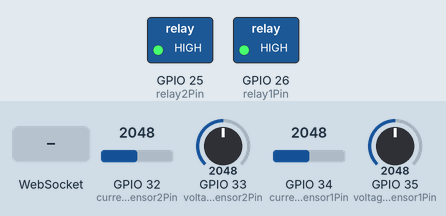
Recording of a sketch running on a simulated ESP32. Shown: switched loads named in the sketch (green lamp = pin HIGH). The inputs (shaded band) are chosen by the test bench; at power-on: GPIO 32 (currentSensor2Pin) = 2048, GPIO 33 (voltageSensor2Pin) = 2048, GPIO 34 (currentSensor1Pin) = 2048, GPIO 35 (voltageSensor1Pin) = 2048. WiFi joins after 1.5 s; servers stay silent unless stated; what the sketch prints to the serial monitor is not drawn.

Above: at 2.7 s.
2.8 s: WebSocket text "activateRelays:" received
At 3.8 s:
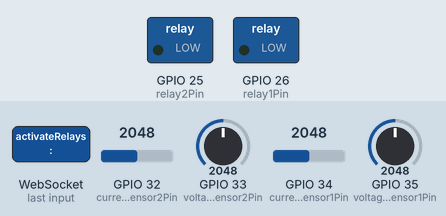
Timing chart, 0 to 5.8 s (numbered marks = the images above; inputs shaded):
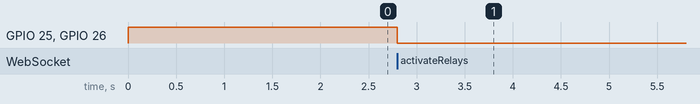

The sketch:

Web_Server_2.ino
```cpp
#include <Arduino.h>
#include <WiFi.h>
#include <WebSocketsServer.h>
#include <ArduinoJson.h>

const char* ssid = "DWIT-Hotspot";
const char* password = "@DWZone-hotspot1";

WebSocketsServer webSocketServer = WebSocketsServer(81); // Initialize WebSocket server on port 81

// Relay pin definitions
const int relay1Pin = 26;
const int relay2Pin = 25;
const int relay3Pin = 21;
const int relay4Pin = 19;

// Voltage and current sensor pins for each pair
const int voltageSensor1Pin = 35;
const int currentSensor1Pin = 34;
const int voltageSensor2Pin = 33;
const int currentSensor2Pin = 32;

// Power measurement variables
float voltage1, voltage2;
float current1, current2;

// Read voltage from sensor 1
float readVoltage1() {
  float sensorValue = analogRead(voltageSensor1Pin);
  return sensorValue * (3.3 / 3830) * 5; // Assuming 5V reference voltage
}

// Read voltage from sensor 2
float readVoltage2() {
  int sensorValue = analogRead(voltageSensor2Pin);
  return sensorValue * (3.3 / 3830) * 5; // Assuming 5V reference voltage
}

// Read current from sensor 1
float readCurrent1() {
  int sensorValue = analogRead(currentSensor1Pin);
  return sensorValue * (3.3 / 4096); // Assuming 0.01V per ampere sensitivity
}

// Read current from sensor 2
float readCurrent2() {
  int sensorValue = analogRead(currentSensor2Pin);
  return sensorValue * (3.3 / 4096); // Assuming 0.01V per ampere sensitivity
}

// Get Power and return JSON object
String getPowerMeasurements() {
  DynamicJsonDocument doc(1024);

  // Read voltage and current for each user and add to userData object
  JsonObject user1Data = doc.createNestedObject("User1");
  user1Data["voltagereading"] = readVoltage1();
  user1Data["currentReading"] = readCurrent1();

  JsonObject user2Data = doc.createNestedObject("User2");
  user2Data["voltagereading"] = readVoltage2();
  user2Data["currentReading"] = readCurrent2();

  String output;
  serializeJson(doc, output);
  return output;
}

void handleWebSocketEvent(uint8_t num, WStype_t type, uint8_t * payload, size_t length) {
  switch (type) {
    case WStype_DISCONNECTED:
      Serial.printf("[%u] Disconnected!\n", num);
      break;
    case WStype_CONNECTED:
      {
        IPAddress ip = webSocketServer.remoteIP(num);
        Serial.printf("[%u] Connected from %d.%d.%d.%d url: %s\n", num, ip[0], ip[1], ip[2], ip[3], payload);
      }
      break;
    case WStype_TEXT:
      {
        String message = String((char*)payload);
        if (message.startsWith("activateRelays:")) {
          // Parse the message to activate relays
          int relay1State = message.charAt(15) == '1' ? HIGH : LOW;
          int relay2State = message.charAt(16) == '1' ? HIGH : LOW;
          int relay3State = message.charAt(17) == '1' ? HIGH : LOW;
          int relay4State = message.charAt(18) == '1' ? HIGH : LOW;
          // Activate/deactivate relays accordingly
          digitalWrite(relay1Pin, relay1State);
          digitalWrite(relay2Pin, relay2State);
          digitalWrite(relay3Pin,relay3State);
          digitalWrite(relay4Pin,relay4State);
        }
      }
      break;
  }
}

void initWiFi() {
  Serial.println("Connecting to WiFi...");
  WiFi.mode(WIFI_STA);
  WiFi.begin(ssid, password);

  while (WiFi.status() != WL_CONNECTED) {
    delay(500);
    Serial.print(".");
  }

  Serial.println("");
  Serial.println("WiFi connected");
  Serial.print("IP address: ");
  Serial.println(WiFi.localIP());
}

void setup() {
  pinMode(relay1Pin, OUTPUT);
  pinMode(relay2Pin, OUTPUT);
  digitalWrite(relay1Pin, HIGH);
  digitalWrite(relay2Pin, HIGH);

  pinMode(voltageSensor1Pin, INPUT);
  pinMode(currentSensor1Pin, INPUT);
  pinMode(voltageSensor2Pin, INPUT);
  pinMode(currentSensor2Pin, INPUT);

  Serial.begin(115200);
  initWiFi();

  webSocketServer.begin();
  webSocketServer.onEvent(handleWebSocketEvent);

  Serial.println("Setup Completed");
}

void loop() {
  webSocketServer.loop();

  // Read power measurements and send data periodically
  static unsigned long lastSendTime = 0;
  unsigned long currentTime = millis();

  if (currentTime - lastSendTime > 500) {
    String powerData = getPowerMeasurements();
    webSocketServer.broadcastTXT(powerData);
    lastSendTime = currentTime;
  }
}
```

Measured:
- after the input at 2.8 s, GPIO 25 (relay2Pin), GPIO 26 (relay1Pin): HIGH → LOW at once
